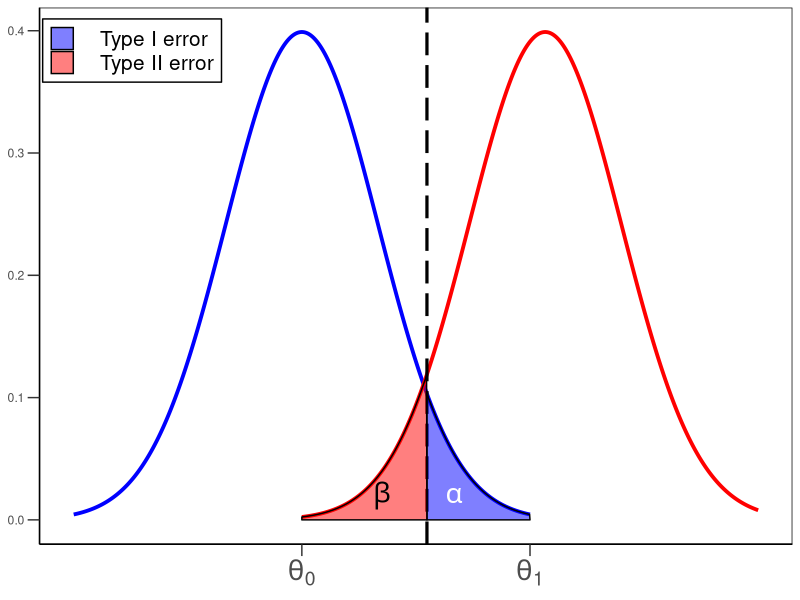

R code for this plot:
## Write the R code using ggplot function to recreate the graph from the Lecture 8 notes
library(ggplot2)

x1 = seq(-3, 3, by = 0.01)
y1 = dnorm(x1)
coord.x1 = c(qnorm(0.95), seq(qnorm(0.95), 3, by = 0.01), 3)
coord.y1 = c(0, dnorm(seq(qnorm(0.95), 3, by = 0.01)), 0)

x2 = seq(0, 6, by = 0.01)
y2 = dnorm(x2, mean = 3.2)
coord.x2 = c(0, seq(0, qnorm(0.95), by = 0.01), qnorm(0.95))
coord.y2 = c(0, dnorm(seq(0, qnorm(0.95), by = 0.01), mean = 3.2), 0)

ggplot() + theme_classic() +
  geom_line(aes(x1, y1), col = "blue", lwd = 1.3) +
  geom_line(aes(x2, y2), col = "red", lwd = 1.3) +
  geom_vline(xintercept = qnorm(0.95), linetype = 5, lwd = 1.1) +
  geom_polygon(aes(coord.x1, coord.y1, fill = "   Type I error"), alpha = 0.5, col = 1) +
  geom_polygon(aes(coord.x2, coord.y2, fill = "   Type II error"), alpha = 0.5, col = 1) +
  scale_fill_manual(values = c("blue", "red")) +
  geom_text(aes(1.05, 0.02), label = expression(beta), size = 7) + 
  geom_text(aes(2, 0.02), label = expression(alpha), size = 7, col = "white") +
  theme(panel.border = element_rect(colour = "black", fill=NA), 
        axis.title.x = element_blank(),
        axis.title.y = element_blank(),
        axis.text.x = element_text(size = 20),
        axis.ticks.length = unit(0.3, "cm"),
        legend.position = c(0.123, 0.92),
        legend.title = element_blank(),
        legend.background = element_rect(color = "black"),
        legend.text = element_text(size = 15)) +
  scale_x_continuous(breaks = c(0, 3), labels = c(expression(theta[0]), 
                                                  expression(theta[1])))
  


## Implement a function that will check if a given positive integer is a prime number.

is.wholenumber <- function(x) {
  if(abs(x - round(x)) < 0.0000001) {
    return(TRUE)
  }
  else {
    return(FALSE)
  }
} 

is.prime = function(x) {
  if (x <= 0 | is.wholenumber(x) == FALSE | abs(x - 1) < 0.000000001) {
    return("Please enter a positive integer (not 1) as parameter.")
  }
  else {
    if(x > 1) {
      y = 1
      for(i in 2:(x-1)) {
        if ((x %% i) == 0) {
          y = 0
          break
        }
      }
    } 
    if(x == 2)    y = 1
    if(y == 1) {
      print(paste(x,"is a prime number."))
    } else {
      print(paste(x,"is not a prime number."))
    }
  }
}
